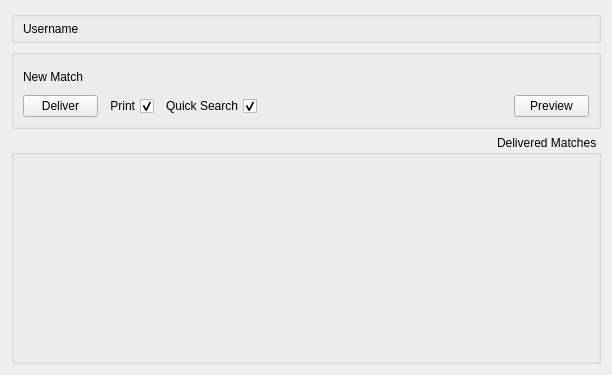
<?xml version="1.0" encoding="UTF-8"?>
<ui version="4.0">
 <class>FormOperator</class>
 <widget class="QWidget" name="FormOperator">
  <property name="geometry">
   <rect>
    <x>0</x>
    <y>0</y>
    <width>612</width>
    <height>375</height>
   </rect>
  </property>
  <property name="layoutDirection">
   <enum>Qt::RightToLeft</enum>
  </property>
  <layout class="QVBoxLayout" name="verticalLayout">
   <item>
    <widget class="QGroupBox" name="groupBox">
     <property name="minimumSize">
      <size>
       <width>0</width>
       <height>32</height>
      </size>
     </property>
     <property name="maximumSize">
      <size>
       <width>16777215</width>
       <height>32</height>
      </size>
     </property>
     <property name="title">
      <string/>
     </property>
     <layout class="QHBoxLayout" name="horizontalLayout_4">
      <property name="topMargin">
       <number>2</number>
      </property>
      <property name="bottomMargin">
       <number>2</number>
      </property>
      <item>
       <layout class="QHBoxLayout" name="lUser">
        <item>
         <widget class="QLabel" name="label_2">
          <property name="text">
           <string>Username</string>
          </property>
         </widget>
        </item>
       </layout>
      </item>
     </layout>
    </widget>
   </item>
   <item>
    <widget class="QGroupBox" name="gMatch">
     <property name="enabled">
      <bool>true</bool>
     </property>
     <property name="maximumSize">
      <size>
       <width>16777215</width>
       <height>80</height>
      </size>
     </property>
     <property name="title">
      <string/>
     </property>
     <layout class="QVBoxLayout" name="verticalLayout_2">
      <item>
       <layout class="QHBoxLayout" name="lMatch">
        <item>
         <widget class="QLabel" name="label">
          <property name="minimumSize">
           <size>
            <width>0</width>
            <height>25</height>
           </size>
          </property>
          <property name="text">
           <string>New Match</string>
          </property>
         </widget>
        </item>
       </layout>
      </item>
      <item>
       <widget class="QWidget" name="newMatchButtons" native="true">
        <layout class="QHBoxLayout" name="horizontalLayout_3">
         <property name="margin">
          <number>0</number>
         </property>
         <item>
          <widget class="QPushButton" name="bPreview">
           <property name="maximumSize">
            <size>
             <width>75</width>
             <height>16777215</height>
            </size>
           </property>
           <property name="text">
            <string>Preview</string>
           </property>
          </widget>
         </item>
         <item>
          <spacer name="horizontalSpacer">
           <property name="orientation">
            <enum>Qt::Horizontal</enum>
           </property>
           <property name="sizeHint" stdset="0">
            <size>
             <width>40</width>
             <height>20</height>
            </size>
           </property>
          </spacer>
         </item>
         <item>
          <widget class="QCheckBox" name="cQuickSearch">
           <property name="text">
            <string>Quick Search</string>
           </property>
           <property name="checked">
            <bool>true</bool>
           </property>
          </widget>
         </item>
         <item>
          <widget class="QCheckBox" name="cPrint">
           <property name="maximumSize">
            <size>
             <width>50</width>
             <height>16777215</height>
            </size>
           </property>
           <property name="text">
            <string>Print</string>
           </property>
           <property name="checked">
            <bool>true</bool>
           </property>
          </widget>
         </item>
         <item>
          <widget class="QPushButton" name="bDeliver">
           <property name="enabled">
            <bool>true</bool>
           </property>
           <property name="maximumSize">
            <size>
             <width>75</width>
             <height>16777215</height>
            </size>
           </property>
           <property name="text">
            <string>Deliver</string>
           </property>
          </widget>
         </item>
        </layout>
       </widget>
      </item>
     </layout>
    </widget>
   </item>
   <item>
    <widget class="QGroupBox" name="gDelivered">
     <property name="title">
      <string>Delivered Matches</string>
     </property>
     <layout class="QVBoxLayout" name="lDelivered"/>
    </widget>
   </item>
  </layout>
 </widget>
 <tabstops>
  <tabstop>bDeliver</tabstop>
  <tabstop>bPreview</tabstop>
 </tabstops>
 <resources/>
 <connections/>
</ui>
